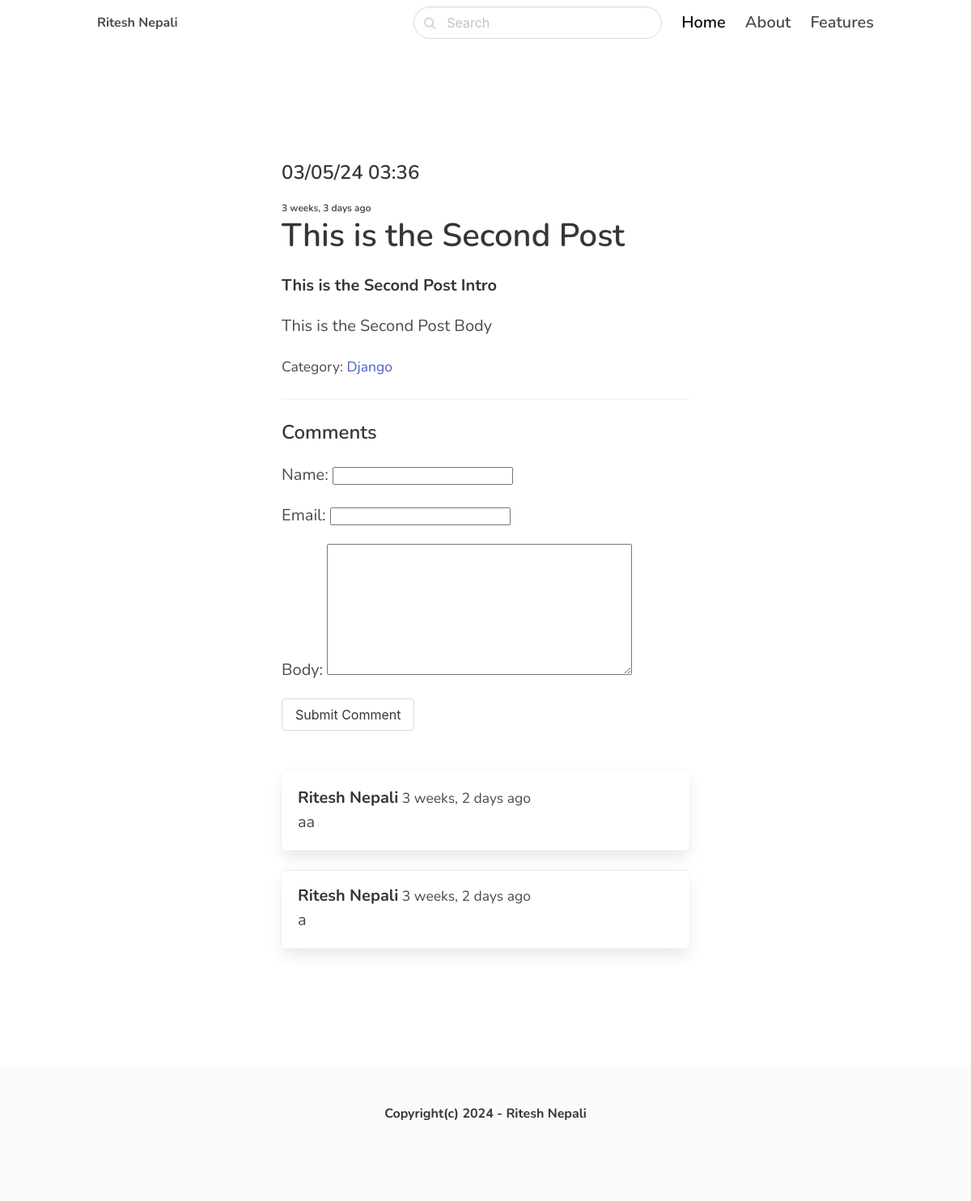
The page /Django/2ndpost/ on the database its author committed.
### blog/models.py (models this page shows, shortened)
class Post(models.Model):
    ACTIVE='active'
    DRAFT='draft'
    STATUS_CHOICES=(
        (ACTIVE, 'Active'),
        (DRAFT,'Draft')
    )
    category=models.ForeignKey(Category,related_name='posts',on_delete=models.CASCADE)
    title = models.CharField(max_length=255)
    slug = models.SlugField()
    intro=models.TextField()
    body=models.TextField()
    created_at = models.DateTimeField(auto_now_add=True)
    updated_at = models.DateTimeField(auto_now=True)
    status=models.CharField(max_length=10,choices=STATUS_CHOICES,default=ACTIVE)
    image=models.ImageField(upload_to='uploads/',blank=True, null=True)
    class Meta:
        ordering=('-created_at',)

class Category(models.Model):
    title = models.CharField(max_length=255)
    slug = models.SlugField()
    class Meta:
        ordering=('title',)
        verbose_name_plural='Categories'
    def __str__(self):
        return self.title

class Comment(models.Model):
    post = models.ForeignKey(Post, related_name='comments', on_delete=models.CASCADE)
    name= models.CharField(max_length=255)
    email = models.EmailField()
    body= models.TextField()
    created_at = models.DateTimeField(auto_now_add=True)

### blog/views.py (the view)
# urls.py: path('<slug:category_slug>/<slug:slug>/',views.detail, name='post_detail'),
def detail(request, category_slug, slug):
    post=get_object_or_404(Post, slug=slug, status=Post.ACTIVE)
    if request.method == 'POST':
        form =CommentForm(request.POST)
        if form.is_valid():
            comment=form.save(commit=False)
            comment.post=post
            comment.save()
            return redirect ('post_detail', slug=slug)
    else:
        form = CommentForm()
    return render(request,'blog/detail.html',{'post':post,'form':form})

### blog/forms.py
class CommentForm(forms.ModelForm):
    class Meta:
        model=Comment
        fields=('name', 'email','body')

### blog/templates/blog/detail.html (shortened to what this page needs)
{% extends 'core/base.html' %}
{% block content %}
<section class="hero">
    <div class="hero-body">
        <div class="container">
            <section class="section">
                <div class="columns">
                    <div class="column is-8 is-offset-2">
                        <div class="content is-medium">
                            <h2 class="subtitle is-4"> {{post.created_at|date:'m/d/y h:i'}}</h2>
                            <h2 class="subtitle is-7"> {{post.created_at|timesince}} ago</h2>
                            <h1 class="title">{{post.title}}</h1>
                            <p><strong>{{post.intro}}</strong></p>
                            <p>{{post.body}}</p>
                            <p><small>Category: <a href="{% url 'category_detail' post.category.slug %}">{{post.category}}</a></small>
                            </p>
                            <hr>
                            <h2 class="subtitle is-4">Comments</h2>
                            <form method="post" class="mb-6">
                                {{form.as_p}}
                                <div class="field">
                                    <div class="control">
                                        <button class="button is-sucess"> Submit Comment</button>
                                    </div>
                                </div>
                            </form>
                            {%for comment in post.comments.all %}
                            <article class="media box">
                                <div class="media-content">
                                    <strong>{{comment.name}}</strong><small> {{comment.created_at|timesince}}
                                        ago</small><br>
                                    {{comment.body}}
                            </article>
                            {%endfor%}
                        </div>
                    </div>
                </div>
            </section>
        </div>
    </div>
</section>
{% endblock %}

### core/templates/core/base.html (style rules this page uses)
body { font-family: 'Nunito', sans-serif; }

### rows shown on the page
Post: created_at "03/05/24 03:36", created_at "3 weeks, 3 days", title "This is the Second Post", intro "This is the Second Post Intro", body "This is the Second Post Body", category "Django"
Comment: name "Ritesh Nepali", created_at "3 weeks, 2 days", body "aa"
Comment: name "Ritesh Nepali", created_at "3 weeks, 2 days", body "a"
